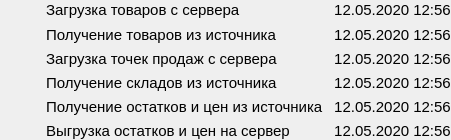
             <widget class="QWidget" name="gridWidget_4" native="true">
              <property name="sizePolicy">
               <sizepolicy hsizetype="Maximum" vsizetype="Maximum">
                <horstretch>0</horstretch>
                <verstretch>0</verstretch>
               </sizepolicy>
              </property>
              <layout class="QGridLayout" name="gridLayout_5">
               <property name="leftMargin">
                <number>16</number>
               </property>
               <property name="topMargin">
                <number>0</number>
               </property>
               <property name="rightMargin">
                <number>0</number>
               </property>
               <property name="bottomMargin">
                <number>0</number>
               </property>
               <property name="horizontalSpacing">
                <number>10</number>
               </property>
               <item row="0" column="0">
                <widget class="QLabel" name="sync_server_items_img">
                 <property name="enabled">
                  <bool>true</bool>
                 </property>
                 <property name="sizePolicy">
                  <sizepolicy hsizetype="Maximum" vsizetype="Maximum">
                   <horstretch>0</horstretch>
                   <verstretch>0</verstretch>
                  </sizepolicy>
                 </property>
                 <property name="minimumSize">
                  <size>
                   <width>20</width>
                   <height>20</height>
                  </size>
                 </property>
                 <property name="maximumSize">
                  <size>
                   <width>20</width>
                   <height>20</height>
                  </size>
                 </property>
                 <property name="sizeIncrement">
                  <size>
                   <width>0</width>
                   <height>0</height>
                  </size>
                 </property>
                 <property name="font">
                  <font>
                   <pointsize>10</pointsize>
                  </font>
                 </property>
                 <property name="text">
                  <string/>
                 </property>
                 <property name="pixmap">
                  <pixmap resource="../../../assets.qrc">:/assets/check_green.png</pixmap>
                 </property>
                 <property name="scaledContents">
                  <bool>true</bool>
                 </property>
                </widget>
               </item>
               <item row="0" column="1">
                <widget class="QLabel" name="sync_server_items_text">
                 <property name="sizePolicy">
                  <sizepolicy hsizetype="Maximum" vsizetype="Maximum">
                   <horstretch>0</horstretch>
                   <verstretch>0</verstretch>
                  </sizepolicy>
                 </property>
                 <property name="minimumSize">
                  <size>
                   <width>0</width>
                   <height>0</height>
                  </size>
                 </property>
                 <property name="font">
                  <font>
                   <pointsize>11</pointsize>
                  </font>
                 </property>
                 <property name="text">
                  <string>Загрузка товаров с сервера</string>
                 </property>
                </widget>
               </item>
               <item row="0" column="2">
                <widget class="QLabel" name="sync_server_items_date">
                 <property name="sizePolicy">
                  <sizepolicy hsizetype="Maximum" vsizetype="Maximum">
                   <horstretch>0</horstretch>
                   <verstretch>0</verstretch>
                  </sizepolicy>
                 </property>
                 <property name="font">
                  <font>
                   <pointsize>11</pointsize>
                  </font>
                 </property>
                 <property name="text">
                  <string>12.05.2020 12:56</string>
                 </property>
                 <property name="alignment">
                  <set>Qt::AlignCenter</set>
                 </property>
                 <property name="wordWrap">
                  <bool>false</bool>
                 </property>
                 <property name="margin">
                  <number>0</number>
                 </property>
                 <property name="indent">
                  <number>0</number>
                 </property>
                </widget>
               </item>
               <item row="1" column="0">
                <widget class="QLabel" name="sync_source_items_img">
                 <property name="enabled">
                  <bool>true</bool>
                 </property>
                 <property name="sizePolicy">
                  <sizepolicy hsizetype="Maximum" vsizetype="Maximum">
                   <horstretch>0</horstretch>
                   <verstretch>0</verstretch>
                  </sizepolicy>
                 </property>
                 <property name="maximumSize">
                  <size>
                   <width>20</width>
                   <height>20</height>
                  </size>
                 </property>
                 <property name="sizeIncrement">
                  <size>
                   <width>0</width>
                   <height>0</height>
                  </size>
                 </property>
                 <property name="font">
                  <font>
                   <pointsize>10</pointsize>
                  </font>
                 </property>
                 <property name="text">
                  <string/>
                 </property>
                 <property name="pixmap">
                  <pixmap resource="../../../assets.qrc">:/assets/refresh.png</pixmap>
                 </property>
                 <property name="scaledContents">
                  <bool>true</bool>
                 </property>
                </widget>
               </item>
               <item row="1" column="1">
                <widget class="QLabel" name="sync_source_items_text">
                 <property name="sizePolicy">
                  <sizepolicy hsizetype="Maximum" vsizetype="Maximum">
                   <horstretch>0</horstretch>
                   <verstretch>0</verstretch>
                  </sizepolicy>
                 </property>
                 <property name="minimumSize">
                  <size>
                   <width>0</width>
                   <height>0</height>
                  </size>
                 </property>
                 <property name="font">
                  <font>
                   <pointsize>11</pointsize>
                  </font>
                 </property>
                 <property name="text">
                  <string>Получение товаров из источника</string>
                 </property>
                </widget>
               </item>
               <item row="1" column="2">
                <widget class="QLabel" name="sync_source_items_date">
                 <property name="sizePolicy">
                  <sizepolicy hsizetype="Maximum" vsizetype="Maximum">
                   <horstretch>0</horstretch>
                   <verstretch>0</verstretch>
                  </sizepolicy>
                 </property>
                 <property name="font">
                  <font>
                   <pointsize>11</pointsize>
                  </font>
                 </property>
                 <property name="text">
                  <string>12.05.2020 12:56</string>
                 </property>
                 <property name="alignment">
                  <set>Qt::AlignCenter</set>
                 </property>
                 <property name="wordWrap">
                  <bool>false</bool>
                 </property>
                 <property name="margin">
                  <number>0</number>
                 </property>
                 <property name="indent">
                  <number>0</number>
                 </property>
                </widget>
               </item>
               <item row="2" column="0">
                <widget class="QLabel" name="sync_server_points_img">
                 <property name="enabled">
                  <bool>true</bool>
                 </property>
                 <property name="sizePolicy">
                  <sizepolicy hsizetype="Maximum" vsizetype="Maximum">
                   <horstretch>0</horstretch>
                   <verstretch>0</verstretch>
                  </sizepolicy>
                 </property>
                 <property name="maximumSize">
                  <size>
                   <width>20</width>
                   <height>20</height>
                  </size>
                 </property>
                 <property name="sizeIncrement">
                  <size>
                   <width>0</width>
                   <height>0</height>
                  </size>
                 </property>
                 <property name="font">
                  <font>
                   <pointsize>10</pointsize>
                  </font>
                 </property>
                 <property name="text">
                  <string/>
                 </property>
                 <property name="pixmap">
                  <pixmap resource="../../../assets.qrc">:/assets/check_black.png</pixmap>
                 </property>
                 <property name="scaledContents">
                  <bool>true</bool>
                 </property>
                </widget>
               </item>
               <item row="2" column="1">
                <widget class="QLabel" name="sync_server_points_text">
                 <property name="sizePolicy">
                  <sizepolicy hsizetype="Maximum" vsizetype="Maximum">
                   <horstretch>0</horstretch>
                   <verstretch>0</verstretch>
                  </sizepolicy>
                 </property>
                 <property name="minimumSize">
                  <size>
                   <width>0</width>
                   <height>0</height>
                  </size>
                 </property>
                 <property name="font">
                  <font>
                   <pointsize>11</pointsize>
                  </font>
                 </property>
                 <property name="text">
                  <string>Загрузка точек продаж с сервера</string>
                 </property>
                </widget>
               </item>
               <item row="2" column="2">
                <widget class="QLabel" name="sync_server_points_date">
                 <property name="sizePolicy">
                  <sizepolicy hsizetype="Maximum" vsizetype="Maximum">
                   <horstretch>0</horstretch>
                   <verstretch>0</verstretch>
                  </sizepolicy>
                 </property>
                 <property name="font">
                  <font>
                   <pointsize>11</pointsize>
                  </font>
                 </property>
                 <property name="text">
                  <string>12.05.2020 12:56</string>
                 </property>
                 <property name="alignment">
                  <set>Qt::AlignCenter</set>
                 </property>
                 <property name="wordWrap">
                  <bool>false</bool>
                 </property>
                 <property name="margin">
                  <number>0</number>
                 </property>
                 <property name="indent">
                  <number>0</number>
                 </property>
                </widget>
               </item>
               <item row="3" column="0">
                <widget class="QLabel" name="sync_source_points_img">
                 <property name="enabled">
                  <bool>true</bool>
                 </property>
                 <property name="sizePolicy">
                  <sizepolicy hsizetype="Maximum" vsizetype="Maximum">
                   <horstretch>0</horstretch>
                   <verstretch>0</verstretch>
                  </sizepolicy>
                 </property>
                 <property name="maximumSize">
                  <size>
                   <width>20</width>
                   <height>20</height>
                  </size>
                 </property>
                 <property name="sizeIncrement">
                  <size>
                   <width>0</width>
                   <height>0</height>
                  </size>
                 </property>
                 <property name="font">
                  <font>
                   <pointsize>10</pointsize>
                  </font>
                 </property>
                 <property name="text">
                  <string/>
                 </property>
                 <property name="pixmap">
                  <pixmap resource="../../../assets.qrc">:/assets/check_black.png</pixmap>
                 </property>
                 <property name="scaledContents">
                  <bool>true</bool>
                 </property>
                </widget>
               </item>
               <item row="3" column="1">
                <widget class="QLabel" name="sync_source_points_text">
                 <property name="sizePolicy">
                  <sizepolicy hsizetype="Maximum" vsizetype="Maximum">
                   <horstretch>0</horstretch>
                   <verstretch>0</verstretch>
                  </sizepolicy>
                 </property>
                 <property name="minimumSize">
                  <size>
                   <width>0</width>
                   <height>0</height>
                  </size>
                 </property>
                 <property name="font">
                  <font>
                   <pointsize>11</pointsize>
                  </font>
                 </property>
                 <property name="text">
                  <string>Получение складов из источника</string>
                 </property>
                </widget>
               </item>
               <item row="3" column="2">
                <widget class="QLabel" name="sync_source_points_date">
                 <property name="sizePolicy">
                  <sizepolicy hsizetype="Maximum" vsizetype="Maximum">
                   <horstretch>0</horstretch>
                   <verstretch>0</verstretch>
                  </sizepolicy>
                 </property>
                 <property name="font">
                  <font>
                   <pointsize>11</pointsize>
                  </font>
                 </property>
                 <property name="text">
                  <string>12.05.2020 12:56</string>
                 </property>
                 <property name="alignment">
                  <set>Qt::AlignCenter</set>
                 </property>
                 <property name="wordWrap">
                  <bool>false</bool>
                 </property>
                 <property name="margin">
                  <number>0</number>
                 </property>
                 <property name="indent">
                  <number>0</number>
                 </property>
                </widget>
               </item>
               <item row="4" column="0">
                <widget class="QLabel" name="sync_source_iip_img">
                 <property name="enabled">
                  <bool>true</bool>
                 </property>
                 <property name="sizePolicy">
                  <sizepolicy hsizetype="Maximum" vsizetype="Maximum">
                   <horstretch>0</horstretch>
                   <verstretch>0</verstretch>
                  </sizepolicy>
                 </property>
                 <property name="maximumSize">
                  <size>
                   <width>20</width>
                   <height>20</height>
                  </size>
                 </property>
                 <property name="sizeIncrement">
                  <size>
                   <width>0</width>
                   <height>0</height>
                  </size>
                 </property>
                 <property name="font">
                  <font>
                   <pointsize>10</pointsize>
                  </font>
                 </property>
                 <property name="text">
                  <string/>
                 </property>
                 <property name="pixmap">
                  <pixmap resource="../../../assets.qrc">:/assets/check_black.png</pixmap>
                 </property>
                 <property name="scaledContents">
                  <bool>true</bool>
                 </property>
                </widget>
               </item>
               <item row="4" column="1">
                <widget class="QLabel" name="sync_source_iip_text">
                 <property name="sizePolicy">
                  <sizepolicy hsizetype="Maximum" vsizetype="Maximum">
                   <horstretch>0</horstretch>
                   <verstretch>0</verstretch>
                  </sizepolicy>
                 </property>
                 <property name="minimumSize">
                  <size>
                   <width>0</width>
                   <height>0</height>
                  </size>
                 </property>
                 <property name="font">
                  <font>
                   <pointsize>11</pointsize>
                  </font>
                 </property>
                 <property name="text">
                  <string>Получение остатков и цен из источника</string>
                 </property>
                </widget>
               </item>
               <item row="4" column="2">
                <widget class="QLabel" name="sync_source_iip_date">
                 <property name="sizePolicy">
                  <sizepolicy hsizetype="Maximum" vsizetype="Maximum">
                   <horstretch>0</horstretch>
                   <verstretch>0</verstretch>
                  </sizepolicy>
                 </property>
                 <property name="font">
                  <font>
                   <pointsize>11</pointsize>
                  </font>
                 </property>
                 <property name="text">
                  <string>12.05.2020 12:56</string>
                 </property>
                 <property name="alignment">
                  <set>Qt::AlignCenter</set>
                 </property>
                 <property name="wordWrap">
                  <bool>false</bool>
                 </property>
                 <property name="margin">
                  <number>0</number>
                 </property>
                 <property name="indent">
                  <number>0</number>
                 </property>
                </widget>
               </item>
               <item row="5" column="0">
                <widget class="QLabel" name="sync_server_iip_img">
                 <property name="enabled">
                  <bool>true</bool>
                 </property>
                 <property name="sizePolicy">
                  <sizepolicy hsizetype="Maximum" vsizetype="Maximum">
                   <horstretch>0</horstretch>
                   <verstretch>0</verstretch>
                  </sizepolicy>
                 </property>
                 <property name="maximumSize">
                  <size>
                   <width>20</width>
                   <height>20</height>
                  </size>
                 </property>
                 <property name="sizeIncrement">
                  <size>
                   <width>0</width>
                   <height>0</height>
                  </size>
                 </property>
                 <property name="font">
                  <font>
                   <pointsize>10</pointsize>
                  </font>
                 </property>
                 <property name="text">
                  <string/>
                 </property>
                 <property name="pixmap">
                  <pixmap resource="../../../assets.qrc">:/assets/check_black.png</pixmap>
                 </property>
                 <property name="scaledContents">
                  <bool>true</bool>
                 </property>
                </widget>
               </item>
               <item row="5" column="1">
                <widget class="QLabel" name="sync_server_iip_text">
                 <property name="sizePolicy">
                  <sizepolicy hsizetype="Maximum" vsizetype="Maximum">
                   <horstretch>0</horstretch>
                   <verstretch>0</verstretch>
                  </sizepolicy>
                 </property>
                 <property name="minimumSize">
                  <size>
                   <width>0</width>
                   <height>0</height>
                  </size>
                 </property>
                 <property name="font">
                  <font>
                   <pointsize>11</pointsize>
                  </font>
                 </property>
                 <property name="text">
                  <string>Выгрузка остатков и цен на сервер</string>
                 </property>
                </widget>
               </item>
               <item row="5" column="2">
                <widget class="QLabel" name="sync_server_iip_date">
                 <property name="sizePolicy">
                  <sizepolicy hsizetype="Maximum" vsizetype="Maximum">
                   <horstretch>0</horstretch>
                   <verstretch>0</verstretch>
                  </sizepolicy>
                 </property>
                 <property name="font">
                  <font>
                   <pointsize>11</pointsize>
                  </font>
                 </property>
                 <property name="text">
                  <string>12.05.2020 12:56</string>
                 </property>
                 <property name="alignment">
                  <set>Qt::AlignCenter</set>
                 </property>
                 <property name="wordWrap">
                  <bool>false</bool>
                 </property>
                 <property name="margin">
                  <number>0</number>
                 </property>
                 <property name="indent">
                  <number>0</number>
                 </property>
                </widget>
               </item>
              </layout>
             </widget>
